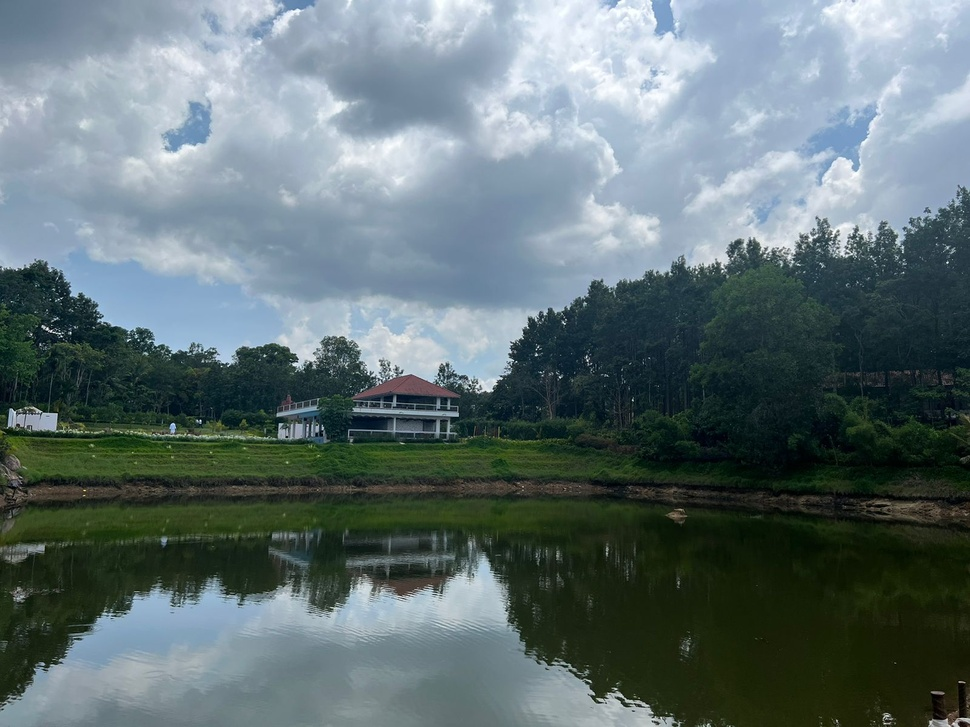
#> input picture data/house.jpg, 970 x 727 px, shrunk from 1600 x 1200 before the run, found by its file name
$ python hist_2d.py
#> lines starting #> are read from the running program, lines starting #| are printed output that depends on the picture
import cv2
import matplotlib.pyplot as plt

img = cv2.imread('data/house.jpg')
#> img is the input picture: shape (727, 970, 3); mean B, G, R 115.7, 113.3, 97.2

hsv_image = cv2.cvtColor(img, cv2.COLOR_BGR2HSV)
#> hsv_image: shape (727, 970, 3); mean H, S, V 85.2, 87.7, 122.2

h, s, v = cv2.split(hsv_image)
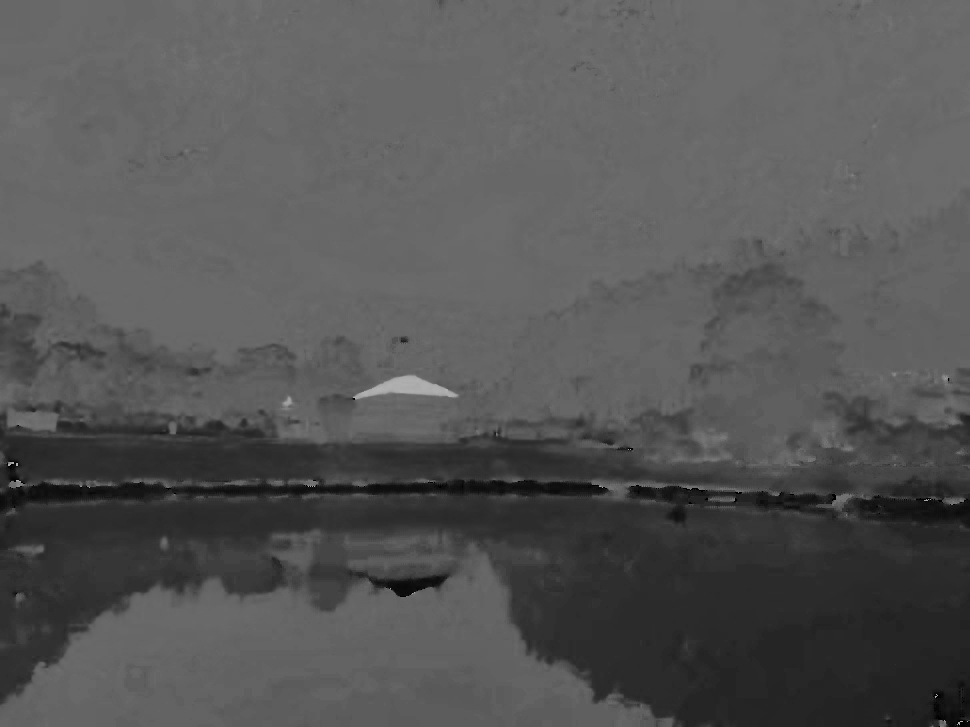
#> h: shape (727, 970); min 0, max 179, mean 85.2
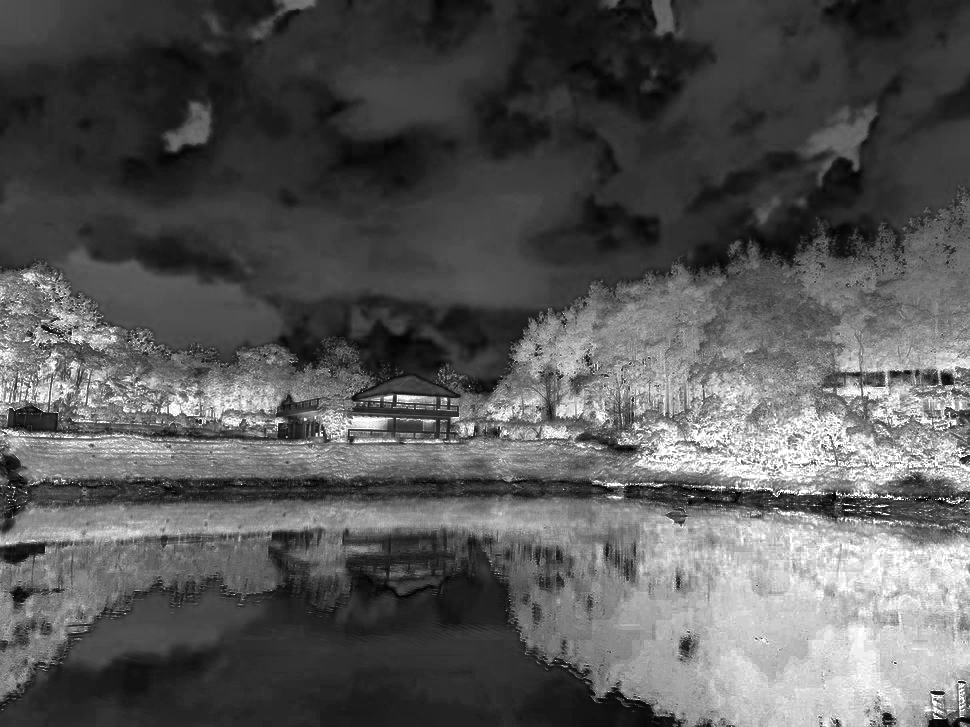
#> s: shape (727, 970); min 0, max 255, mean 87.7
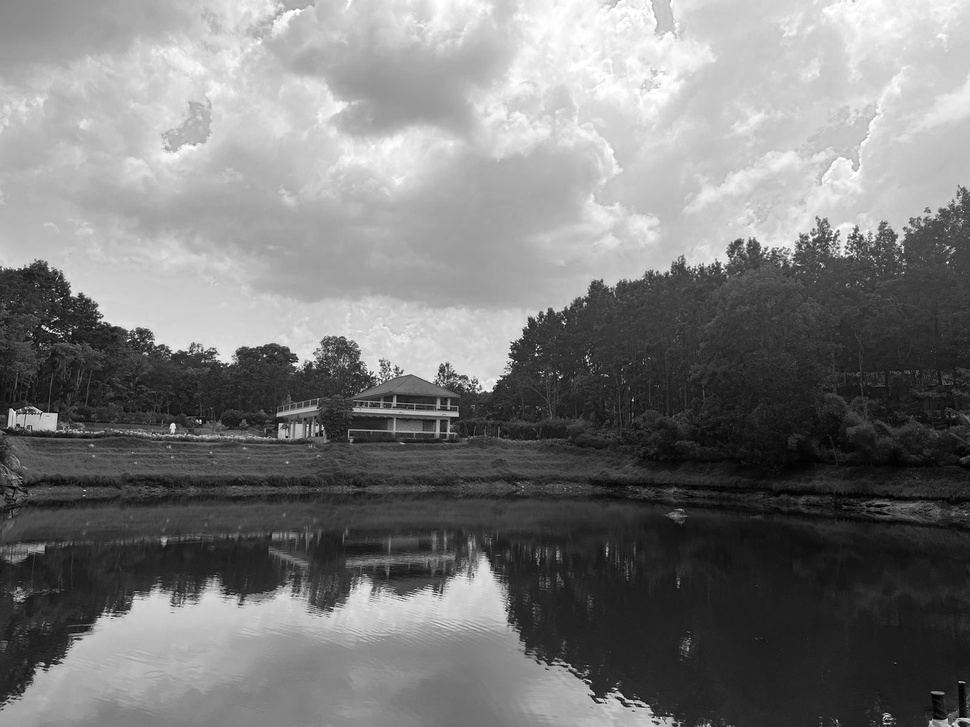
#> v: shape (727, 970); min 0, max 255, mean 122.2

hist = cv2.calcHist(
    [h, s],
    [0, 1],
    None,
    [50, 50],
    [0, 180, 0, 256]
)
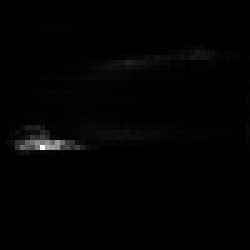
#> hist: shape (50, 50) float32 (shown 5 times larger); min 0, max 28013, mean 282.1; drawn with min black and max white

plt.imshow(
    hist,
    origin="upper",
    aspect="auto",
    cmap="jet",
    interpolation="nearest"
)
plt.colorbar()
plt.xlabel("Hue")
plt.ylabel("Saturation")
plt.title("2d hist")

plt.show()
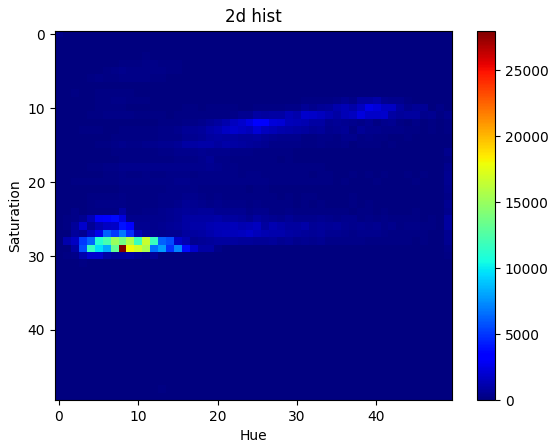
#> figure drawn by matplotlib, 2 panels

$ run again, with data/l9_0.jpg copied over data/house.jpg
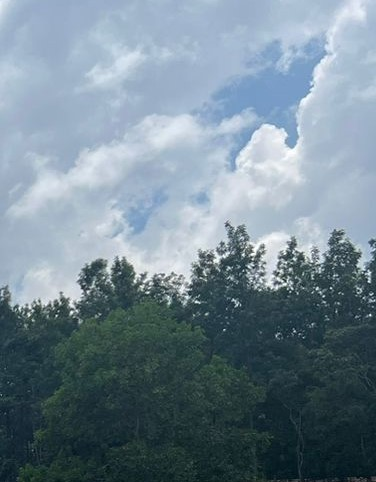
#> input picture data/l9_0.jpg, 376 x 482 px, found by its file name
#> img is the input picture: shape (482, 376, 3); mean B, G, R 145, 133.2, 114.5
#> hsv_image: shape (482, 376, 3); mean H, S, V 99.8, 71.2, 145.4
#> `h, s, v = cv2.split(hsv_image)`:
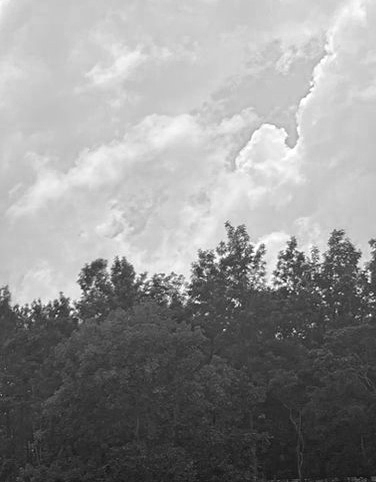
#> v: shape (482, 376); min 12, max 255, mean 145.4
#> `plt.show()`:
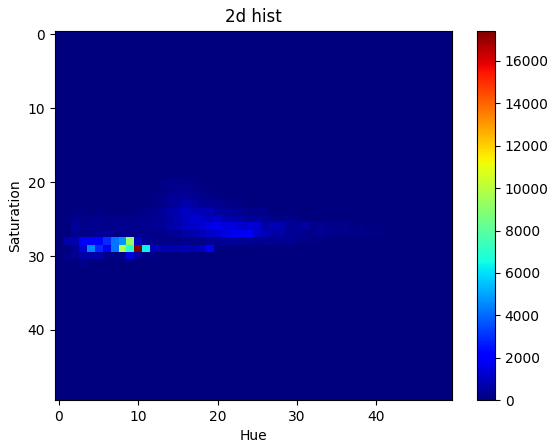
#> figure drawn by matplotlib, 2 panels

$ run again, with data/cats.jpeg copied over data/house.jpg
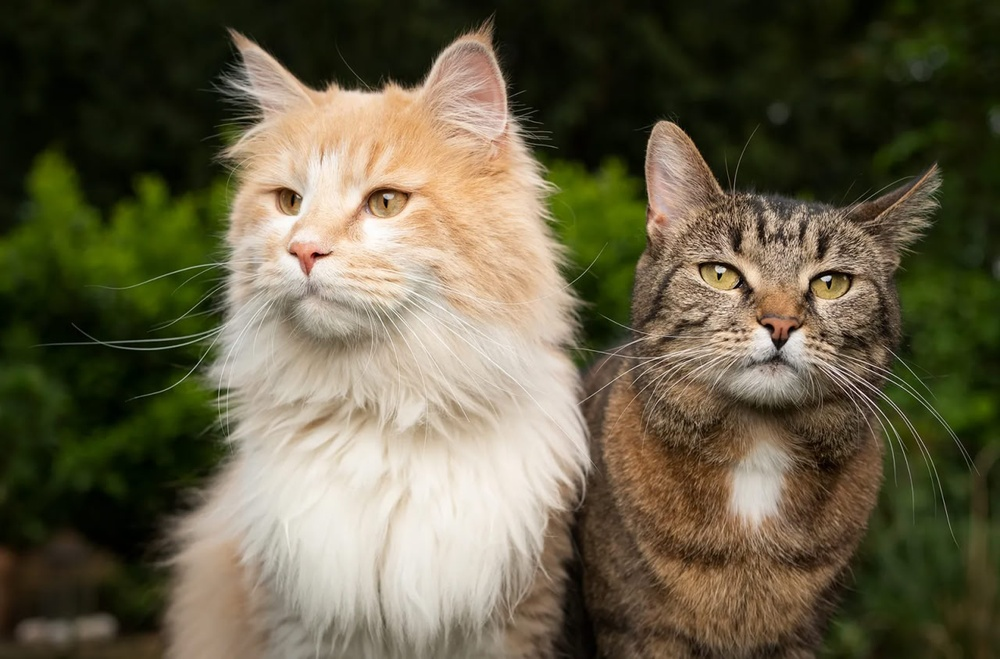
#> input picture data/cats.jpeg, 1000 x 659 px, shrunk from 1280 x 843 before the run, found by its file name
#> img is the input picture: shape (659, 1000, 3); mean B, G, R 70.6, 94.4, 101.1
#> hsv_image: shape (659, 1000, 3); mean H, S, V 26.5, 130.9, 104.8
#> `h, s, v = cv2.split(hsv_image)`:
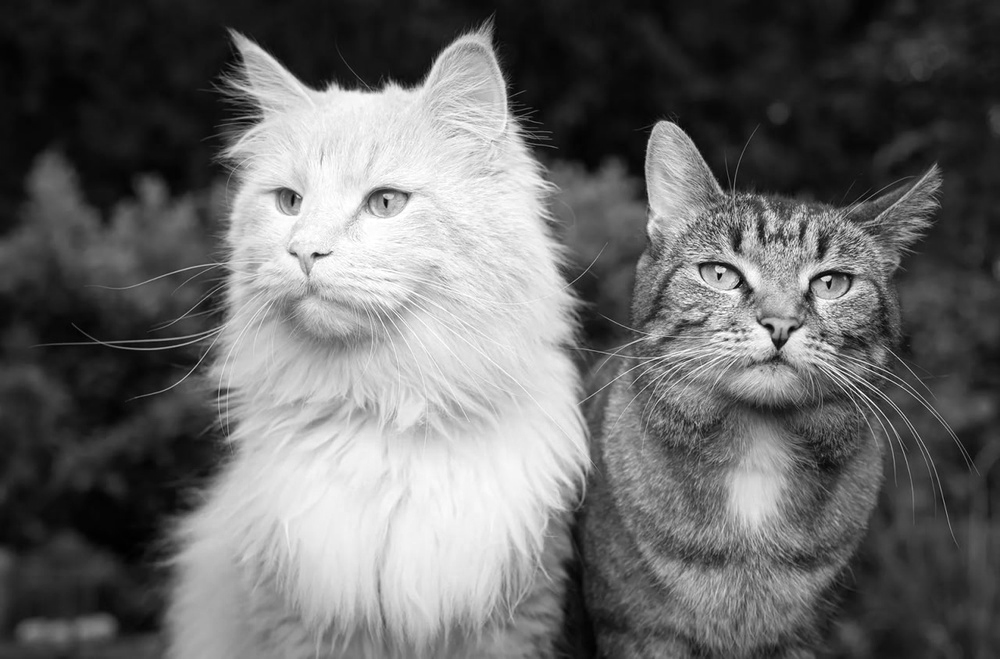
#> v: shape (659, 1000); min 0, max 255, mean 104.8
#> `plt.show()`:
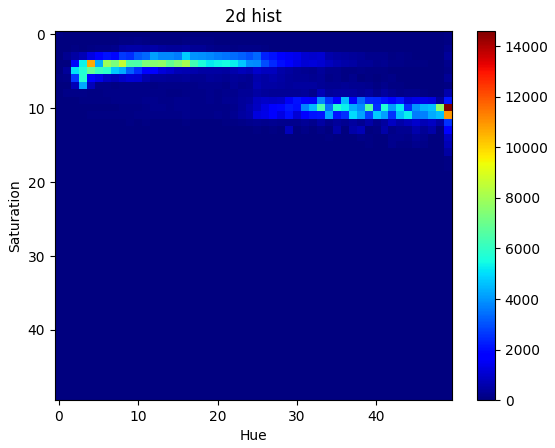
#> figure drawn by matplotlib, 2 panels

$ run again, with data/dogs.jpeg copied over data/house.jpg
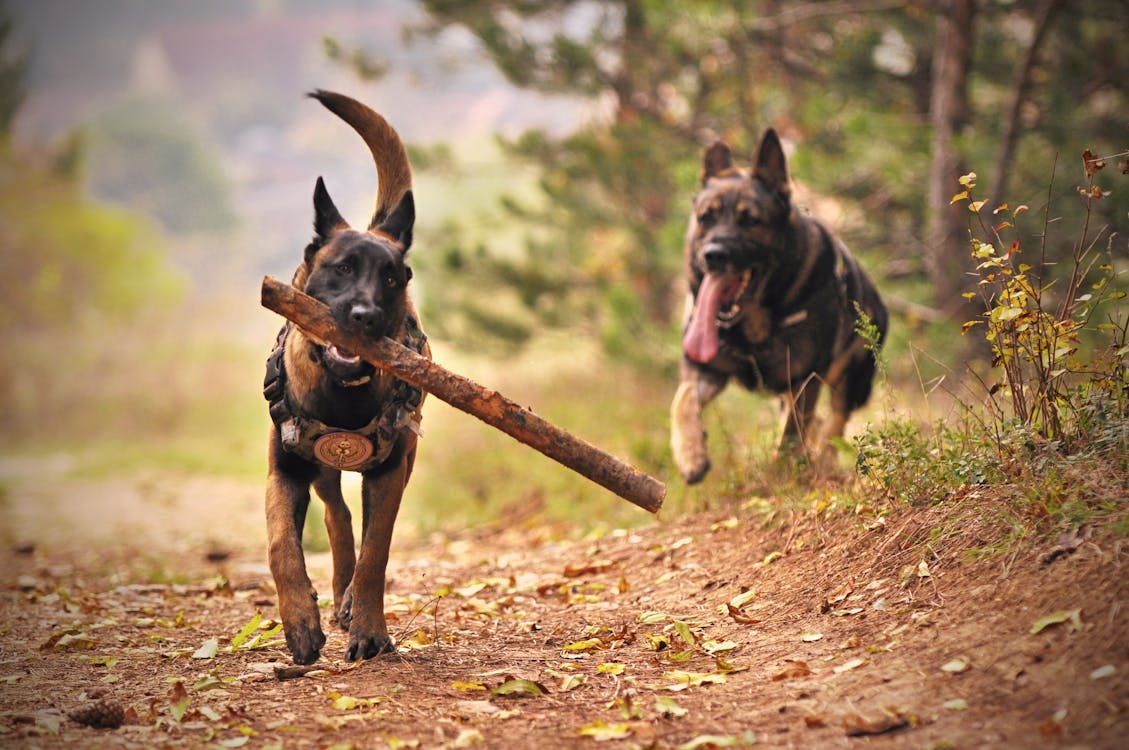
#> input picture data/dogs.jpeg, 1129 x 750 px, found by its file name
#> img is the input picture: shape (750, 1129, 3); mean B, G, R 94.4, 128.4, 158.6
#> hsv_image: shape (750, 1129, 3); mean H, S, V 25.2, 104.5, 158.7
#> `h, s, v = cv2.split(hsv_image)`:
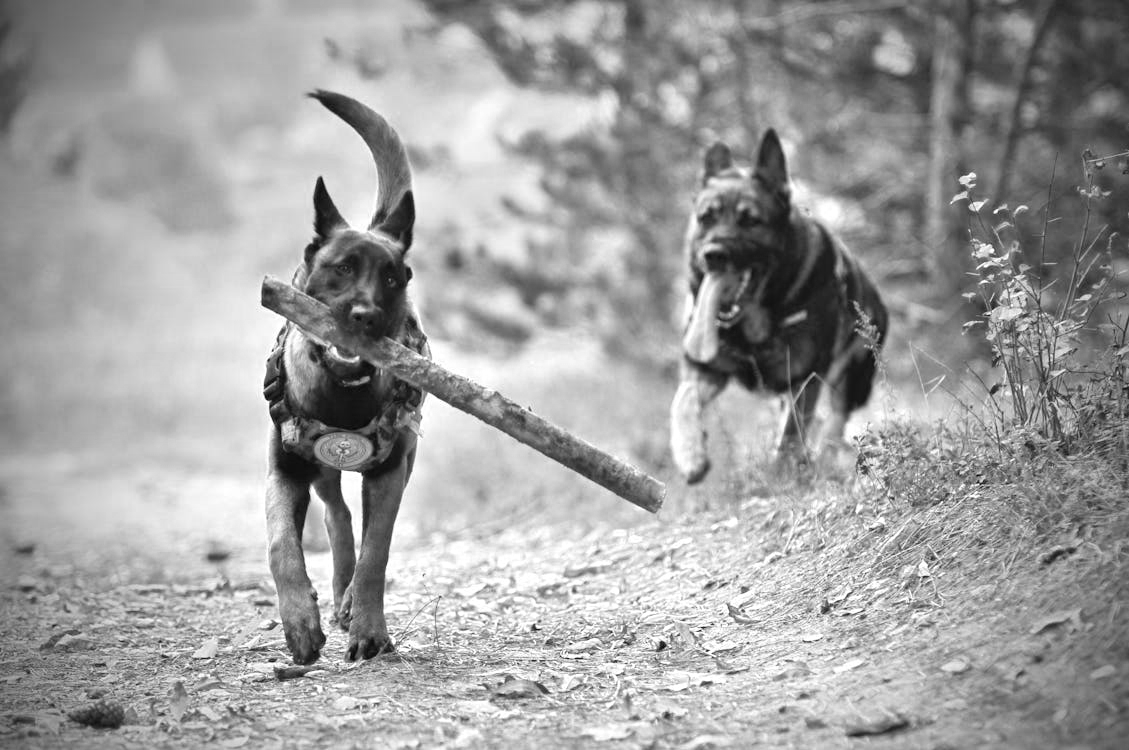
#> v: shape (750, 1129); min 4, max 255, mean 158.7
#> `plt.show()`:
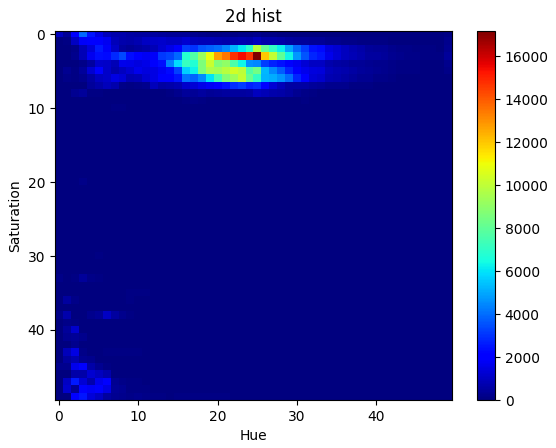
#> figure drawn by matplotlib, 2 panels
